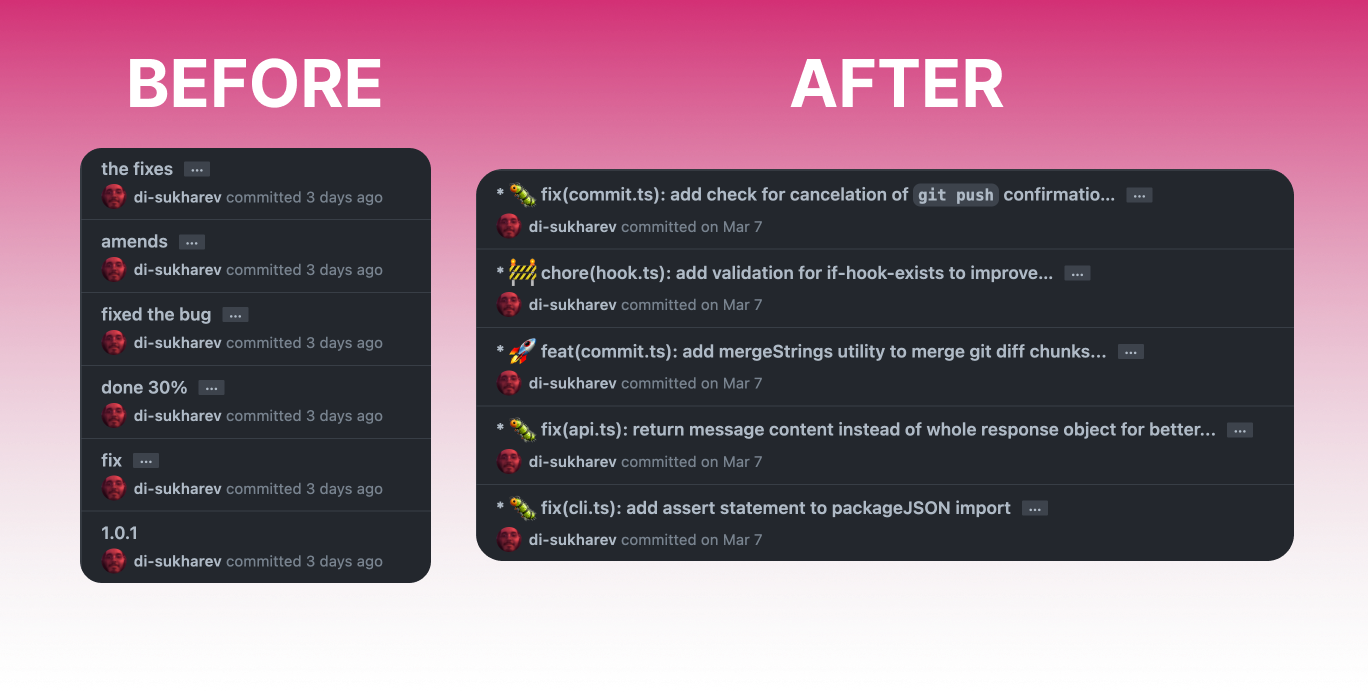
#> input picture opencommit-master/.github/opencommit-example.png, 1368 x 692 px
$ python -i image_utils.py   (imports and definitions only)
#> lines starting #> are read from the running program, lines starting #| are printed output that depends on the picture
#> further down, picture is the input picture: PIL image 1368x692 RGBA; mean R, G, B, A 129.5, 89.9, 110.6, 195
"""Utilitários de imagem: redimensionamento, compressão de PNG/GIF."""
import io
import os
import subprocess
import tempfile

from PIL import Image, ImageFilter, ImageSequence

from utils.constants import FIG_DIM, GIFSICLE_PATH, MAX_FIG_SIZE


# ── Canvas / redimensionamento ────────────────────────────────────────────────

def fit_on_canvas(image: Image.Image, scale: float = 1.0) -> Image.Image:
    """Coloca a imagem em um canvas FIG_DIM com fundo desfocado."""
#> called with scale = 1
    img = image.convert("RGBA")
    target_w, target_h = FIG_DIM

    # fundo preenchido e desfocado
    bg_ratio = max(target_w / img.width, target_h / img.height)
#> bg_ratio = 0.462
    bg_w = max(1, int(img.width * bg_ratio))
#> bg_w = 632
    bg_h = max(1, int(img.height * bg_ratio))
#> bg_h = 320
    background = img.resize((bg_w, bg_h), Image.Resampling.LANCZOS)
    left = (bg_w - target_w) // 2
#> left = 156
    top  = (bg_h - target_h) // 2
#> top = 0
    background = background.crop((left, top, left + target_w, top + target_h))
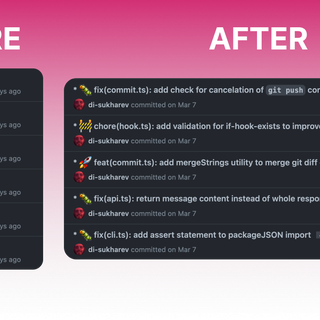
#> background: PIL image 320x320 RGBA; mean R, G, B, A 123.8, 87.6, 107, 200; transparent parts drawn white
    background = background.filter(ImageFilter.GaussianBlur(12))
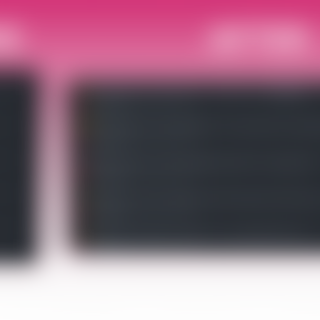
#> background: PIL image 320x320 RGBA; mean R, G, B, A 122.9, 86.7, 106.2, 200; transparent parts drawn white

    dark = Image.new("RGBA", (target_w, target_h), (0, 0, 0, 70))
    background = Image.alpha_composite(background, dark)
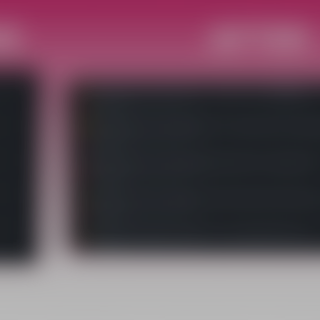
#> background: PIL image 320x320 RGBA; mean R, G, B, A 69.2, 44.8, 58.1, 215.1; transparent parts drawn white

    # imagem principal centralizada
    fg_ratio = min(target_w / img.width, target_h / img.height) * scale
#> fg_ratio = 0.234
    fg_w = max(1, int(img.width * fg_ratio))
#> fg_w = 320
    fg_h = max(1, int(img.height * fg_ratio))
#> fg_h = 161
    foreground = img.resize((fg_w, fg_h), Image.Resampling.LANCZOS)
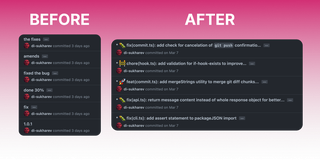
#> foreground: PIL image 320x161 RGBA; mean R, G, B, A 129.5, 90.2, 110.7, 194.8; transparent parts drawn white
    x = (target_w - fg_w) // 2
#> x = 0
    y = (target_h - fg_h) // 2
#> y = 79
    background.paste(foreground, (x, y), foreground)
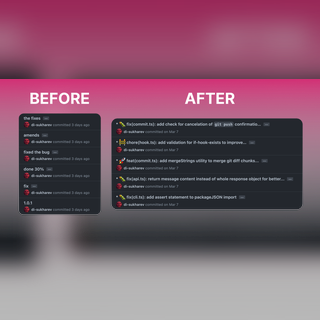
#> background: PIL image 320x320 RGBA; mean R, G, B, A 91.6, 53.5, 72.7, 210.6; transparent parts drawn white
    return background


# [47 lines left out: functions resize_frame_keep_aspect, quantize_preserving_transparency, compress_static_image, not called in this run]


# ── Helpers internos de gifsicle ─────────────────────────────────────────────

def _gifsicle_available() -> bool:
    return os.path.exists(GIFSICLE_PATH)


# [184 lines left out: functions _run_gifsicle, compress_gif_quality, compress_gif_force, not called in this run]

>>> from PIL import Image
>>> picture = Image.open('../opencommit-master/.github/opencommit-example.png')
>>> result = fit_on_canvas(picture)
